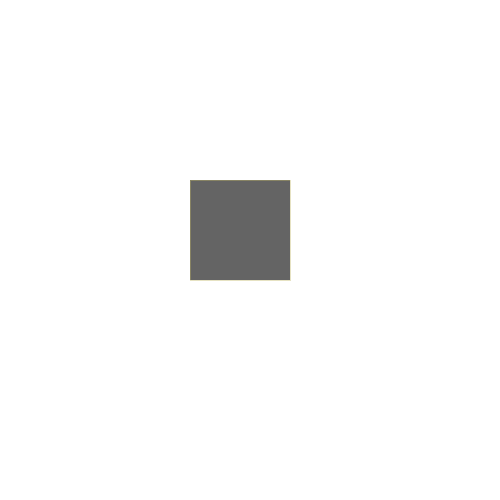
Frame 1 (no input)
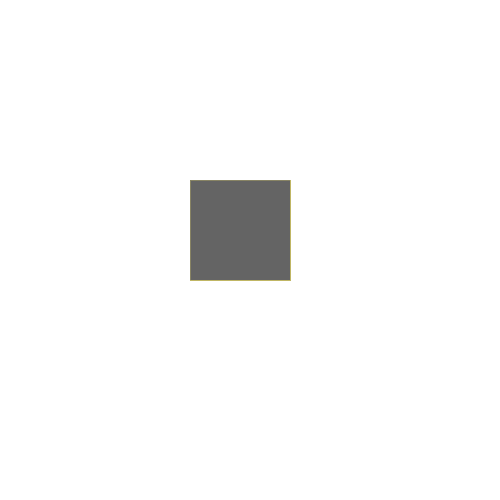
Frame 60 (the mouse pressed at the canvas centre just before this capture)
Frame 120 (the mouse held since frame 60 and released just before this capture): identical to frame 60, image omitted

The Processing sketch that drew these frames (run headless with seeded random() and noise(); from frame 60 on, the mouse is pressed at the canvas centre):

// Processing sketch: HO12_6
// ── HO12_6.pde
int y = 190; 
int x = 180; 
int y1 = 100; 
int x1 = 100; 

void setup (){
size ( 500,500); 
background(255,255,255);

}
void draw (){
 fill(100);
 stroke (y,x,y1,x1);
  rect (y,x,y1,x1); 

}
void keyPressed (){
 if (key == CODED)               {
   if (keyCode == DOWN){
     x +=10;
                       }
    if (keyCode == RIGHT) {
      y += 10; 
                          }
    if (keyCode == UP){
      x -= 10; 
                      }
    if (keyCode == LEFT){
      y -= 10;
                        }
                                 }
                                  }
